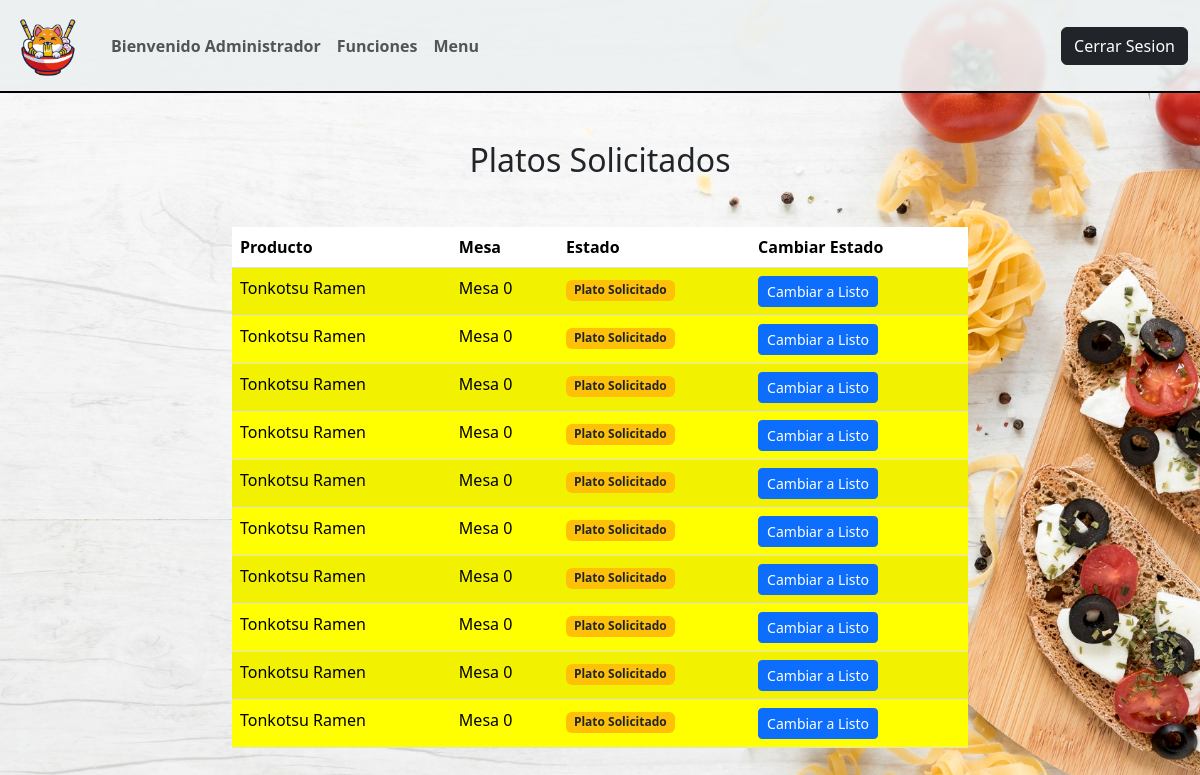
The page /estadopedidoc (signed in) on the database as committed earlier.
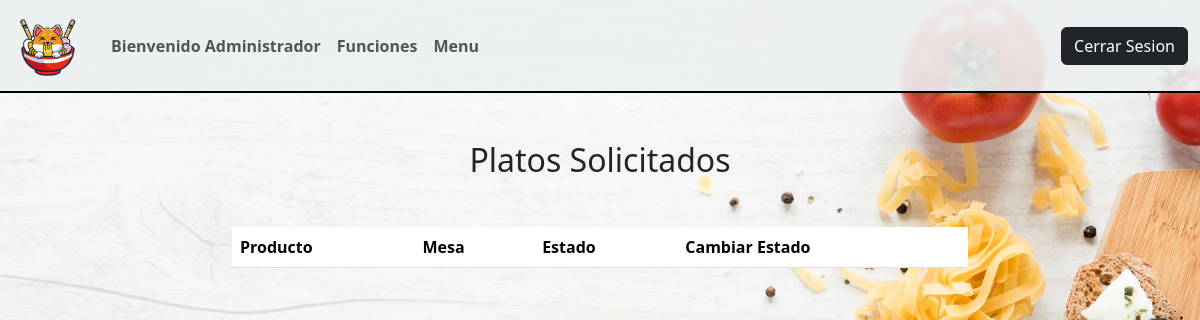
The same page on the database as committed later.
### appweb/models.py (models this page shows, shortened)
class Descripción_Pedidos(models.Model):
    ID = models.AutoField(primary_key=True, help_text="Id")
    ID_Pedido = models.ForeignKey(Pedidos, on_delete=models.CASCADE, help_text="Id de pedido")
    ID_Platos = models.ForeignKey(Platos, on_delete=models.CASCADE, help_text="Id del plato")
    Costo = models.IntegerField(help_text="Valor total del pedido")
    Sol_cocina = models.BooleanField(default=0)
    Listo = models.BooleanField(default=0)

class Platos(models.Model):
    ID_Plato = models.AutoField(primary_key=True, help_text="Id del plato")
    Nombre = models.CharField(max_length=50)
    Costo = models.IntegerField()
    Region = models.CharField(max_length=50, choices=region_choices)
    Cantidad_Comensales = models.IntegerField()
    Descripcion = models.TextField(max_length=200)
    Disponibilidad = models.BooleanField(default=0)
    imagen = models.ImageField(upload_to="Platos", null=True)

class Pedidos(models.Model):
    ID_Pedido = models.AutoField(primary_key=True, help_text="Id del pedido")
    ID_Mesa = models.ForeignKey(Mesa, on_delete=models.CASCADE, help_text="Id de la mesa")
    Estado = models.CharField(default="Sin Solicitud",max_length=20, help_text="Estado en el cual se encuentra el pedido")
    Correo_Sol = models.EmailField(null=True,help_text="Correo electronico del usuario")

class Mesa (models.Model):
    ID_Mesa = models.AutoField(primary_key=True, help_text="Id de la mesa")
    Nombre_Mesa = models.CharField(max_length=10, help_text="Identificador de la mesa")
    Estado_Ocupado = models.BooleanField()
    Estado_Reservado = models.BooleanField()

### appweb/views.py (the view)
# urls.py: path('estadopedidoc',estadopedidoc,name='estadopedidoc'),
@login_required(login_url="/accounts/login")
@permission_required (['auth.add_group'], login_url="/")
def estadopedidoc (request):
    pedidos =  Descripción_Pedidos.objects.all()
    data = {
        "pedidos": pedidos,
          }
    return render(request, "mantenedor/cocinero/estadopedidoc.html", data)

### appweb/context_processor.py (called while the page is built)
def costo_total_carro(request):
    total=0
    if 'carro' in request.session:
        for key, value in request.session["carro"].items():
            total=total+(int(value["precio"]))
    return {"costo_total_carro":total}

### appweb/templates/mantenedor/cocinero/estadopedidoc.html (shortened to what this page needs)
{% extends 'base.html' %}
{% load static %}
{% load crispy_forms_tags %}
{% block contenido %}
<div class="container">
  <div class="row justify-content-center">
    <div class="col-md-8">
      <div class="text-center">
        <h2 class="mt-5 mb-5">Platos Solicitados</h2>
      </div>
      <div class="table-responsive">
        <table class="table table-striped table-hover">
          <thead>
            <tr>
              <th scope="col">Producto</th>
              <th scope="col">Mesa</th>
              <th scope="col">Estado</th>
              <th scope="col">Cambiar Estado</th>
            </tr>
          </thead>
          <tbody>
            {% for y in pedidos %}
              {% if y.Listo == 0 %}
                <tr>
                  <td style="background-color: yellow;">{{ y.ID_Platos.Nombre }}</td>
                  <td style="background-color: yellow;">{{ y.ID_Pedido.ID_Mesa.Nombre_Mesa }}</td>
                  <td style="background-color: yellow;">
                    {% if y.Listo == 1 %}
                      <span class="badge bg-success">Plato Listo</span>
                    {% elif y.Sol_cocina == 1 %}
                      <span class="badge bg-warning text-dark">Plato Solicitado</span>
                    {% endif %}
                  </td>
                  {% if y.Listo == 0 %}
                    <td style="background-color: yellow;">
                      <a href="{% url 'estadoplatolisto' y.ID %}" class="btn btn-primary btn-sm">Cambiar a Listo</a>
                    </td>
                  {% else %}
                    <td></td>
                  {% endif %}
                </tr>
              {% endif %}
            {% endfor %}
          </tbody>
        </table>
      </div>
    </div>
  </div>
</div>
{% endblock %}

### appweb/templates/base.html (shortened to what this page needs)
<!DOCTYPE html>
<html lang="en">
<head>
  {% load static %}
  <link rel="stylesheet" href="{% static 'design/design.css' %}">
  <link href="https://cdn.jsdelivr.net/npm/bootstrap@5.3.3/dist/css/bootstrap.min.css" rel="stylesheet">
  <link rel="stylesheet" href="https://cdnjs.cloudflare.com/ajax/libs/font-awesome/4.7.0/css/font-awesome.min.css">
</head>
<body>
<nav class="navbar navbar-expand-lg">
  <div class="container-fluid">
    <a class="navbar-brand" href="{% url 'index' %}">
      <img class="logo" src="{% static 'image/TecnoFood.png' %}" alt="Logo" style="width:75px;height:65px;">
    </a>
    <div class="collapse navbar-collapse" id="navbarSupportedContent">
      <ul class="navbar-nav me-auto mb-2 mb-lg-0">
        {% if user.is_authenticated and user.is_staff == False %}
        <li class="nav-item">
          <a class="nav-link" href="#" role="button" data-bs-toggle="dropdown" aria-expanded="false">
            <b>Bienvenido {{user.username}}</b>
          </a>
        </li>
        <li class="nav-item">
          <a class="nav-link" href="{% url 'menupedidoonline' %}"><b>Compra en Linea</b></a>
        </li>
        <li class="nav-item">
          <a class="nav-link" href="{% url 'reservamesa' %}"><b>Reserva Aqui</b></a>
        </li>
        {% elif user.is_authenticated and user.is_staff %}
        <li class="nav-item">
          <a class="nav-link" href="#" role="button" data-bs-toggle="dropdown" aria-expanded="false">
            <b>Bienvenido {{user.username}}</b>
          </a>
        </li>
        <li class="nav-item">
          <a class="nav-link" href="{% url 'funciones' user.id %}"><b>Funciones</b></a>
        </li>
        <li class="nav-item">
          <a class="nav-link" href="{% url 'menu' %}"><b>Menu</b></a>
        </li>
        {% endif %}
      </ul>
      {% if user.is_authenticated %}
      <div class="ms-auto">
        <a href="{% url 'logout' %}" class="btn btn-dark">Cerrar Sesion</a>
      </div>
      {% endif %}
    </div>
  </div>
</nav>
<main>
  {% block contenido %}
  {% endblock %}
</main>
</body>
</html>

### appweb/static/design/design.css (style rules this page uses)
.navbar { backdrop-filter: blur(1px); background-color: rgba(236, 240, 241, 0.9); border-bottom: 2px solid black; }
.navbar-brand .logo { filter: invert(0); width: 75px; height: 65px; }

Rows that differ between the two databases and show on the page:
removed Descripción_Pedidos: ID_Platos.Nombre "Tonkotsu Ramen", ID_Pedido.ID_Mesa.Nombre_Mesa "Mesa 0", Listo "Plato Solicitado"
removed Descripción_Pedidos: ID_Platos.Nombre "Tonkotsu Ramen", ID_Pedido.ID_Mesa.Nombre_Mesa "Mesa 0", Listo "Plato Solicitado"
removed Descripción_Pedidos: ID_Platos.Nombre "Tonkotsu Ramen", ID_Pedido.ID_Mesa.Nombre_Mesa "Mesa 0", Listo "Plato Solicitado"
removed Descripción_Pedidos: ID_Platos.Nombre "Tonkotsu Ramen", ID_Pedido.ID_Mesa.Nombre_Mesa "Mesa 0", Listo "Plato Solicitado"
removed Descripción_Pedidos: ID_Platos.Nombre "Tonkotsu Ramen", ID_Pedido.ID_Mesa.Nombre_Mesa "Mesa 0", Listo "Plato Solicitado"
removed Descripción_Pedidos: ID_Platos.Nombre "Tonkotsu Ramen", ID_Pedido.ID_Mesa.Nombre_Mesa "Mesa 0", Listo "Plato Solicitado"
removed Descripción_Pedidos: ID_Platos.Nombre "Tonkotsu Ramen", ID_Pedido.ID_Mesa.Nombre_Mesa "Mesa 0", Listo "Plato Solicitado"
removed Descripción_Pedidos: ID_Platos.Nombre "Tonkotsu Ramen", ID_Pedido.ID_Mesa.Nombre_Mesa "Mesa 0", Listo "Plato Solicitado"
removed Descripción_Pedidos: ID_Platos.Nombre "Tonkotsu Ramen", ID_Pedido.ID_Mesa.Nombre_Mesa "Mesa 0", Listo "Plato Solicitado"
removed Descripción_Pedidos: ID_Platos.Nombre "Tonkotsu Ramen", ID_Pedido.ID_Mesa.Nombre_Mesa "Mesa 0", Listo "Plato Solicitado"
